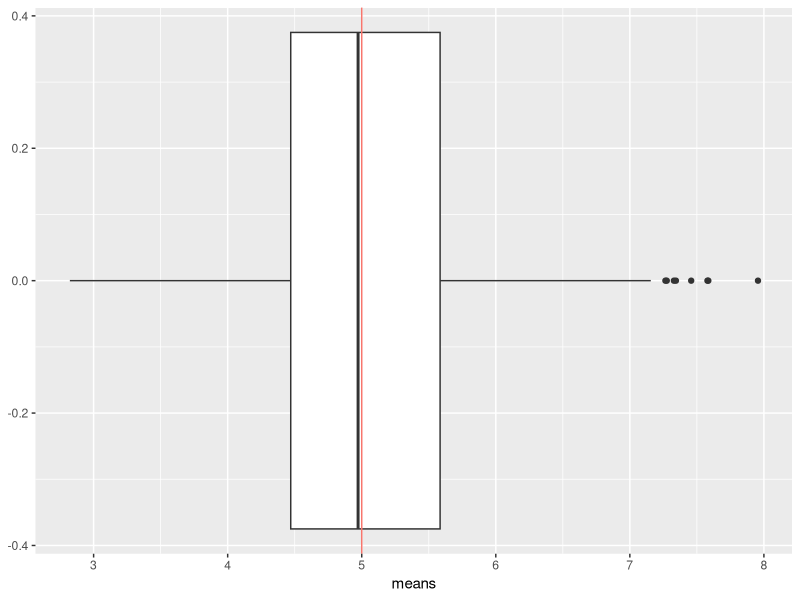
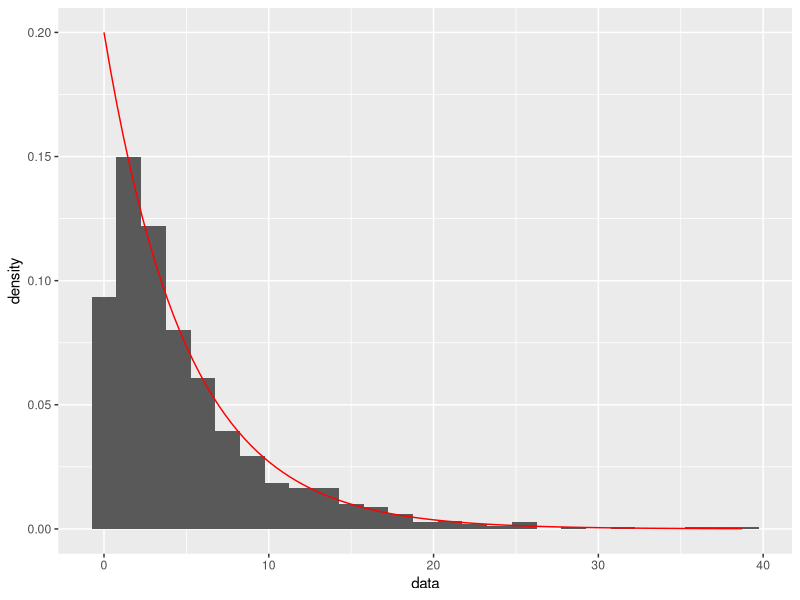
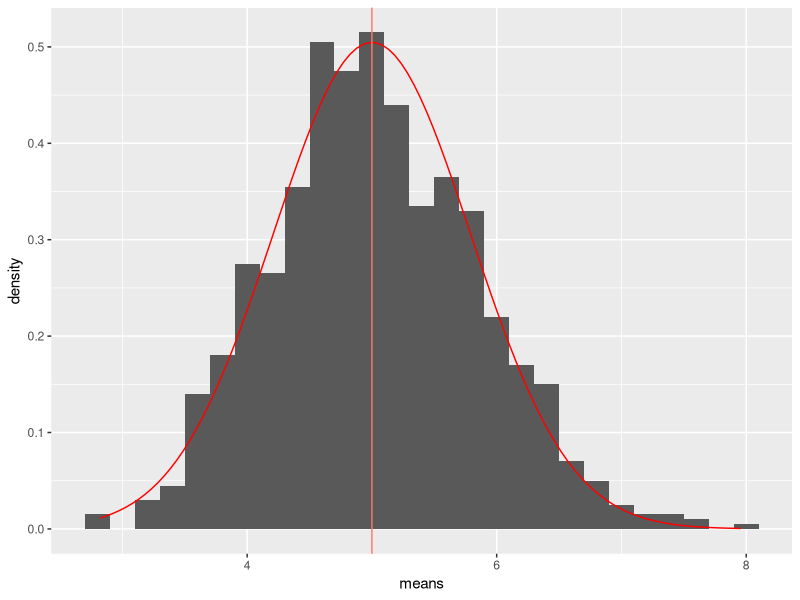
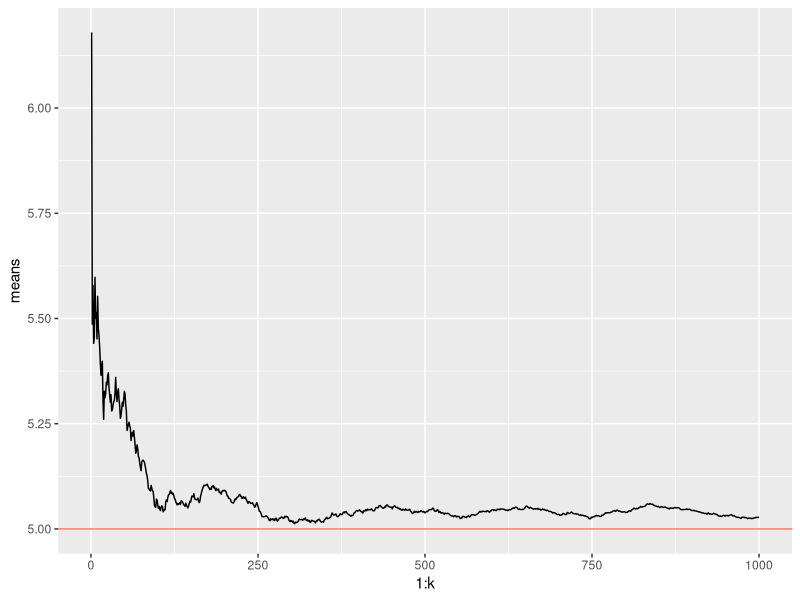

R code for these plots, in order:
## ---- chunk 1
knitr::opts_chunk$set(echo = TRUE)
library(ggplot2)
## ---- chunk 2
lambda = 0.2 # rate, mu = 5, sd = 5, var = 25
pop_mean = 1/lambda
pop_sd = 1/lambda
pop_var = pop_sd^2
## ---- chunk 3
n <- 40
k <- 1000
## ---- chunk 4
#' n: # number of rexp samples for each mean
#' k: # number of means
generate_means <- function(n, k, lambda) {
  #' collect k means, each with n samples, in an array
  sample_means = NULL
  for (i in 1:k) sample_means = c(sample_means, mean(rexp(n, lambda)))
  means_df <- data.frame(means = sample_means)
  means_df
}
## ---- chunk 5
df1 <- generate_means(n, k, lambda)
## ---- chunk 6
p1 <- ggplot(df1, aes(means)) + theme(legend.position="none")
p1 + geom_boxplot() + geom_vline(aes(xintercept = pop_mean, colour = "red"))
## ---- chunk 7
sample <- data.frame(data=rexp(k, lambda))
p2 <- ggplot(sample, aes(data))
p2 <- p2 + geom_histogram(aes(y=after_stat(density)), binwidth=1.5)
p2 + stat_function(fun=dexp, args=list(rate = lambda), colour="red", xlim=c(0, max(sample$data)))
## ---- chunk 8
p3 <- ggplot(df1, aes(means)) + theme(legend.position="none")
p3 <- p3 + geom_histogram(aes(y=after_stat(density)), binwidth=0.2)
p3 <- p3 + stat_function(fun=dnorm, args=list(mean=pop_mean, sd=pop_sd/sqrt(n)), colour="red")
p3 + geom_vline(aes(xintercept=pop_mean, colour="red"))
## ---- chunk 9
cumulative <- data.frame(means=cumsum(df1$means) / (1 : k))
p4 <- ggplot(cumulative, aes(x=1:k, y=means)) + theme(legend.position="none")
p4 + geom_line() + geom_hline(aes(yintercept=pop_mean, colour="red"))
